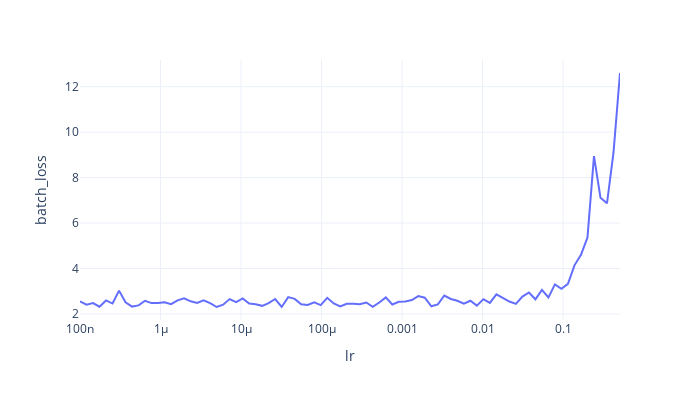

The cell this chart's notebook holds for it:
### Code cell
# finding the best learning rate from this model
lrfinder = model.lr_finder(train[0], y_train, params['batch_size'], tolerance=10, lr_min=0.001, lr_max=1.0)

lrfinder_df = lrfinder.to_pandas()
fig = px.line(x=lrfinder_df.index, y=lrfinder_df.train_loss, 
              log_x=True, width=700, height=400)
fig.update_layout(dict(xaxis={'title':'lr'}, yaxis={'title':'batch_loss'}))


print("Best LR: ", lrfinder.get_best_lr())
fig
